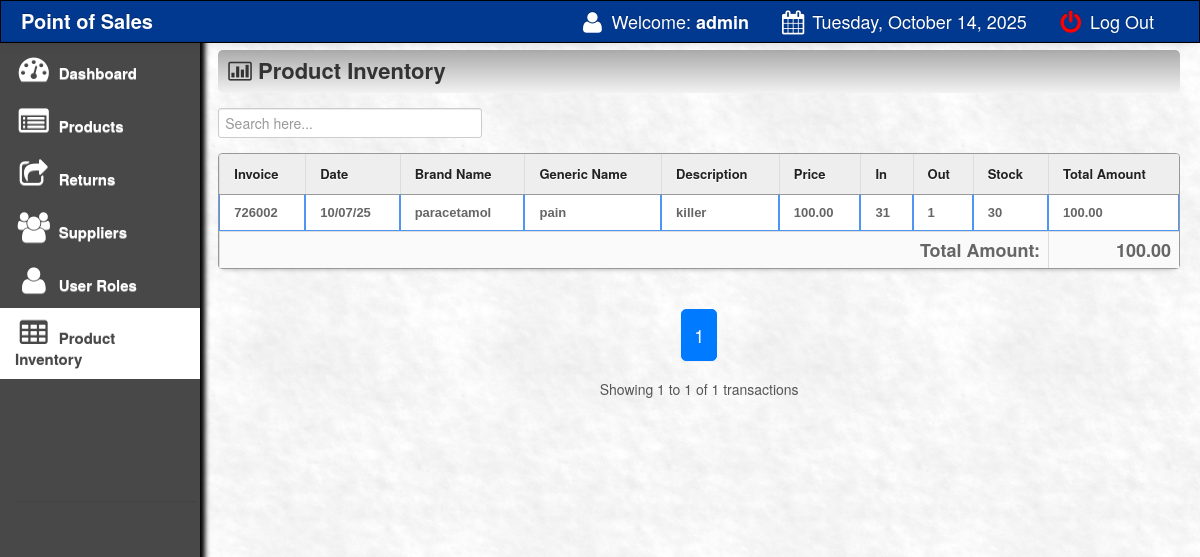
Page /pos1-master/pos/main/sales_inventory.php (signed in) on the earlier database version.
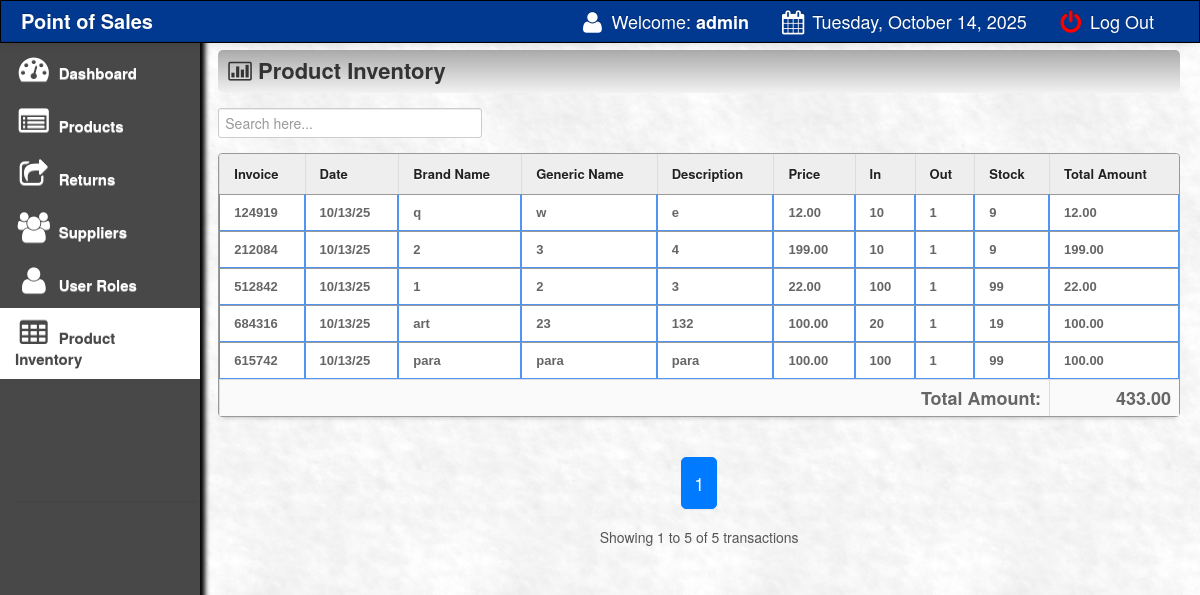
Same page on the later database version.
### tables this page shows
CREATE TABLE `sales_order` (
    `transaction_id` int(11) NOT NULL,
    `invoice` varchar(100) NOT NULL,
    `product` varchar(100) NOT NULL,
    `qty` varchar(100) NOT NULL,
    `amount` varchar(100) NOT NULL,
    `profit` varchar(100) NOT NULL,
    `product_code` varchar(150) NOT NULL,
    `gen_name` varchar(200) NOT NULL,
    `name` varchar(200) NOT NULL,
    `price` varchar(100) NOT NULL,
    `discount` varchar(100) NOT NULL,
    `date` varchar(500) DEFAULT NULL
);

CREATE TABLE `products` (
    `product_id` int(11) NOT NULL,
    `product_code` varchar(200) NOT NULL,
    `gen_name` varchar(200) NOT NULL,
    `product_name` varchar(200) NOT NULL,
    `cost` varchar(100) NOT NULL,
    `o_price` varchar(100) NOT NULL,
    `price` varchar(100) NOT NULL,
    `profit` varchar(100) NOT NULL,
    `supplier` varchar(100) NOT NULL,
    `onhand_qty` int(10) NOT NULL,
    `qty` int(10) NOT NULL,
    `initial_stock` int(11) NOT NULL,
    `qty_sold` int(10) NOT NULL,
    `expiry_date` varchar(500) NOT NULL,
    `date_arrival` timestamp NOT NULL DEFAULT current_timestamp()
);

### pos1-master/pos/main/sales_inventory.php (the view, shortened to what the changed rows need)
<?php
include('../connect.php');
?>
<!DOCTYPE html>
<html>
<head>
    <link href="css/bootstrap.css" rel="stylesheet">
    <link rel="stylesheet" type="text/css" href="css/DT_bootstrap.css">
    <link rel="stylesheet" href="css/font-awesome.min.css">
    <link href="css/bootstrap-responsive.css" rel="stylesheet">
    <link href="../style.css" media="screen" rel="stylesheet" type="text/css" />
</head>
<body>
    <div class="container-fluid">
        <div class="row-fluid">
            <div class="span10">
                <?php
                $records_per_page = 10;
                $page = isset($_GET['page']) ? (int)$_GET['page'] : 1;
                $offset = ($page - 1) * $records_per_page;
                $total_result = $db->prepare("SELECT COUNT(*) FROM sales_order");
                $total_result->execute();
                $total_records = $total_result->fetchColumn();
                $total_pages = ceil($total_records / $records_per_page);
                $result = $db->prepare("
                    SELECT s.*, p.product_name, p.qty AS initial_stock
                    FROM sales_order s
                    LEFT JOIN products p ON s.product = p.product_id
                    ORDER BY s.transaction_id DESC
                    LIMIT :limit OFFSET :offset
                ");
                $result->bindParam(':limit', $records_per_page, PDO::PARAM_INT);
                $result->bindParam(':offset', $offset, PDO::PARAM_INT);
                $result->execute();
                function formatMoney($number, $fractional = false)
                {
                    if ($fractional) {
                        $number = sprintf('%.2f', $number);
                    }
                    while (true) {
                        $replaced = preg_replace('/(-?\d+)(\d\d\d)/', '$1,$2', $number);
                        if ($replaced != $number) {
                            $number = $replaced;
                        } else {
                            break;
                        }
                    }
                    return $number;
                }
                ?>
                <div class="content" id="content">
                    <table class="table table-bordered" id="resultTable">
                        <thead>
                            <tr>
                                <th>Invoice</th>
                                <th>Date</th>
                                <th>Brand Name</th>
                                <th>Generic Name</th>
                                <th>Description</th>
                                <th>Price</th>
                                <th>In</th>
                                <th>Out</th>
                                <th>Stock</th>
                                <th>Total Amount</th>
                            </tr>
                        </thead>
                        <tbody>
                            <?php while ($row = $result->fetch()) : ?>
                                <?php
                                $remaining = $row['initial_stock'] + $row['qty'];
                                ?>
                                <tr class="record">
                                    <td><?php echo htmlspecialchars($row['invoice']); ?></td>
                                    <td><?php echo date('m/d/y', strtotime($row['date'])); ?></td>
                                    <td><?php echo htmlspecialchars($row['product_code']); ?></td>
                                    <td><?php echo htmlspecialchars($row['gen_name']); ?></td>
                                    <td><?php echo htmlspecialchars($row['product_name']); ?></td>
                                    <td><?php echo formatMoney($row['price'], true); ?></td>
                                    <td><?php echo (int)$remaining; ?></td>
                                    <td><?php echo (int)$row['qty']; ?></td>
                                    <td><?php echo (int)$row['initial_stock']; ?></td>
                                    <td><?php echo formatMoney($row['amount'], true); ?></td>
                                </tr>
                            <?php endwhile; ?>
                            <tr class="total-row">
                                <th colspan="9"><strong>Total Amount:</strong></th>
                                <th>
                                    <strong>
                                        <?php
                                        $resultas = $db->prepare("SELECT SUM(amount) FROM sales_order");
                                        $resultas->execute();
                                        $rowas = $resultas->fetch();
                                        echo formatMoney($rowas['SUM(amount)'], true);
                                        ?>
                                    </strong>
                                </th>
                            </tr>
                        </tbody>
                    </table>
                    <div class="pagination-wrapper" style="text-align:center; margin:20px 0;">
                        <div class="pagination" style="display:inline-block;">
                            <ul style="list-style:none; padding:0; margin:0; display:inline-flex; gap:5px;">
                                <?php for ($i = 1; $i <= $total_pages; $i++): ?>
                                    <?php if ($i == $page): ?>
                                        <li style="display:inline-block;">
                                            <a href="?page=<?php echo $i; ?>"
                                                style="text-decoration:none; color:#fff; background-color:#007bff; border:1px solid #007bff; padding:6px 12px; border-radius:5px; font-weight:500;">
                                                <?php echo $i; ?>
                                            </a>
                                        </li>
                                    <?php endif; ?>
                                <?php endfor; ?>
                            </ul>
                        </div>
                        <div style="margin-top:10px; color:#555; font-size:14px; text-align:center;">
                            Showing <?php echo $offset + 1; ?> to <?php echo min($offset + $records_per_page, $total_records); ?>
                            of <?php echo $total_records; ?> transactions
                        </div>
                    </div>
                </div>
            </div>
        </div>
    </div>
</body>
<?php include('footer.php'); ?>
</html>

Differences in the rows shown:
removed sales_order: invoice "726002", date "10/07/25", product_code "paracetamol", gen_name "pain", products.product_name "killer", price "100.00", qty.qty "31", qty "1", products.qty "30", amount "100.00"
added sales_order: invoice "124919", date "10/13/25", product_code "q", gen_name "w", products.product_name "e", price "12.00", qty.qty "10", qty "1", products.qty "9", amount "12.00"
added sales_order: invoice "212084", date "10/13/25", product_code "2", gen_name "3", products.product_name "4", price "199.00", qty.qty "10", qty "1", products.qty "9", amount "199.00"
added sales_order: invoice "512842", date "10/13/25", product_code "1", gen_name "2", products.product_name "3", price "22.00", qty.qty "100", qty "1", products.qty "99", amount "22.00"
added sales_order: invoice "684316", date "10/13/25", product_code "art", gen_name "23", products.product_name "132", price "100.00", qty.qty "20", qty "1", products.qty "19", amount "100.00"
added sales_order: invoice "615742", date "10/13/25", product_code "para", gen_name "para", products.product_name "para", price "100.00", qty.qty "100", qty "1", products.qty "99", amount "100.00"
Other differences:
formatMoney($rowas['SUM(amount)'], true): "100.00" → "433.00"
min($offset + $records_per_page, $total_records): "1" → "5"
$total_records: "1" → "5"
